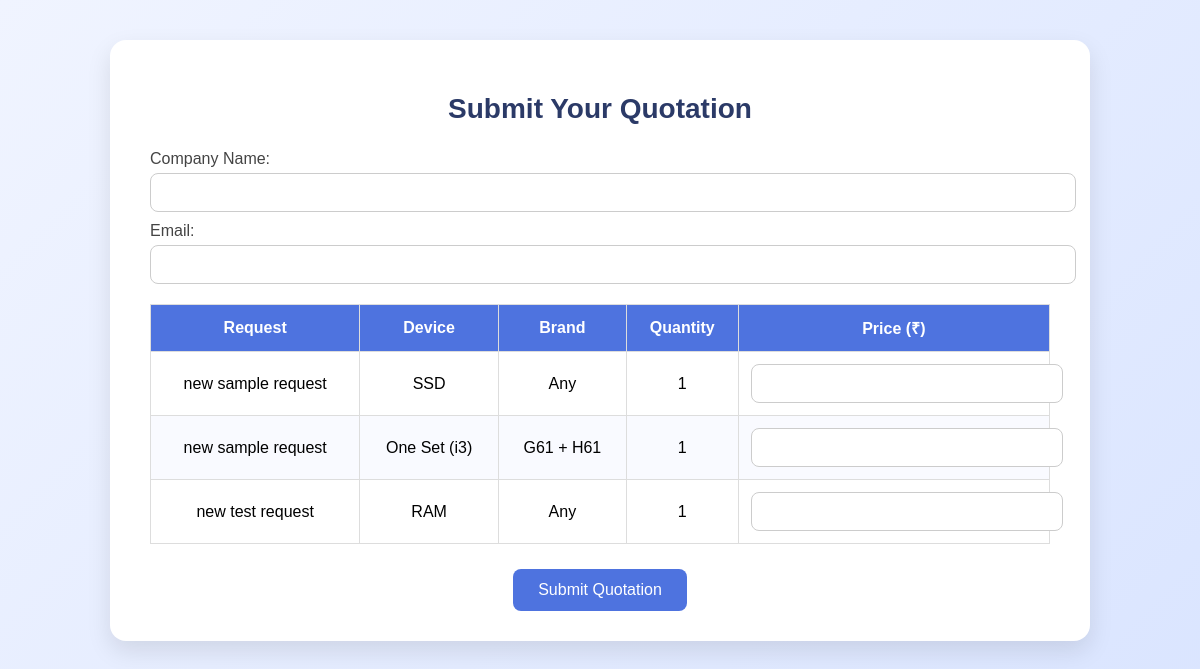
The page /quotation/fill/cd8945c1b41c4abdbd9cb2f3109b99af/ on the database its author committed.
### maintenance_app/models.py (models this page shows, shortened)
class MaintenanceRequest(models.Model):
    STATUS_CHOICES = [('Pending','Pending'),('Approved','Approved'),('Rejected','Rejected'),('Completed','Completed'),]
    hod = models.ForeignKey(User, on_delete=models.CASCADE)
    branch = models.CharField(max_length=100)
    title = models.CharField(max_length=150)
    lab_name = models.CharField(max_length=100)
    description = models.TextField()
    date_submitted = models.DateTimeField(auto_now_add=True)
    status = models.CharField(max_length=20, choices=STATUS_CHOICES, default='Pending')
    admin_remark = models.TextField(blank=True, null=True)
    updated_at = models.DateTimeField(auto_now=True)
    selected_items = models.TextField(blank=True, null=True)
    total_amount = models.DecimalField(max_digits=12, decimal_places=2, default=0.00)

### maintenance_app/views.py (the view, shortened to what this page needs)
# urls.py: path('quotation/fill/<str:token>/', views.quotation_fill_view, name='quotation_fill'),
def quotation_fill_view(request, token):
    batch = get_object_or_404(QuotationBatch, token=token)
    request_ids = batch.get_request_list()
    requests = MaintenanceRequest.objects.filter(id__in=request_ids)
    items = []
    for req in requests:
        try:
            req_items = json.loads(req.selected_items)
            for i in req_items:
                items.append({
                    "request_id": req.id,
                    "request_title": req.title,
                    "device": i.get("device", ""),
                    "brand": i.get("brand", ""),
                    "quantity": i.get("quantity", 1),
                })
        except Exception:
            continue
    return render(request, "quotation_fill.html", {"items": items, "batch": batch})

### maintenance_app/models.py (called while the page is built)
    def get_request_list(self):
        try:
            return json.loads(self.requests)
        except json.JSONDecodeError:
            return []

### maintenance_app/templates/quotation_fill.html (shortened to what this page needs)
{% load static %}
<!DOCTYPE html>
<html lang="en">
<head>
  <link rel="stylesheet" href="{% static 'css/quotation.css' %}">
</head>
<body>
  <div class="container">
    <h2>Submit Your Quotation</h2>
    <form method="post">
      <label>Company Name:</label>
      <input type="text" name="company_name" required>
      <label>Email:</label>
      <input type="email" name="email" required>
      <table>
        <thead>
          <tr>
            <th>Request</th>
            <th>Device</th>
            <th>Brand</th>
            <th>Quantity</th>
            <th>Price (₹)</th>
          </tr>
        </thead>
        <tbody>
          {% for item in items %}
          <tr>
            <td data-label="Request">{{ item.request_title }}</td>
            <td data-label="Device">{{ item.device }}</td>
            <td data-label="Brand">{{ item.brand }}</td>
            <td data-label="Quantity">{{ item.quantity }}</td>
            <td data-label="Price (₹)">
              <input type="number" step="0.01" name="price_{{ item.request_id }}_{{ item.device }}" required>
            </td>
          </tr>
          {% endfor %}
        </tbody>
      </table>
      <button type="submit" class="btn">Submit Quotation</button>
    </form>
  </div>
</body>
</html>

### maintenance_app/static/css/quotation.css (style rules this page uses)
body { font-family: 'Poppins', sans-serif; background: linear-gradient(135deg, #f0f4ff, #d9e4ff); margin: 0; padding: 0; display: flex; justify-content: center; align-items: flex-start; min-height: 100vh; }
.container { background: #fff; width: 90%; max-width: 900px; margin-top: 40px; border-radius: 16px; box-shadow: 0 10px 25px rgba(0, 0, 0, 0.1); padding: 30px 40px; animation: fadeIn 0.6s ease-in-out; }
h2 { text-align: center; color: #2b3a67; font-size: 28px; margin-bottom: 25px; font-weight: 600; }
label { font-weight: 500; color: #444; display: block; margin: 10px 0 5px; }
input[type="text"], input[type="email"], input[type="number"] { width: 100%; padding: 10px 12px; border: 1px solid #ccc; border-radius: 8px; font-size: 15px; transition: border-color 0.3s ease; }
table { width: 100%; border-collapse: collapse; margin-top: 20px; overflow-x: auto; }
thead { background-color: #4e73df; color: white; }
th, td { text-align: center; padding: 12px; border: 1px solid #ddd; }
tr:nth-child(even) { background-color: #f9faff; }
.btn { background-color: #4e73df; color: white; padding: 12px 25px; border: none; border-radius: 8px; cursor: pointer; font-size: 16px; font-weight: 500; transition: all 0.3s ease; display: block; margin: 25px auto 0; }

### rows shown on the page
MaintenanceRequest: request_title "new sample request" "new sample request"
MaintenanceRequest: request_title "new test request"

### other values the page prints
{{ item.device }} "SSD" "One Set (i3)" "RAM"
{{ item.brand }} "Any" "G61 + H61" "Any"
{{ item.quantity }} "1" "1" "1"
